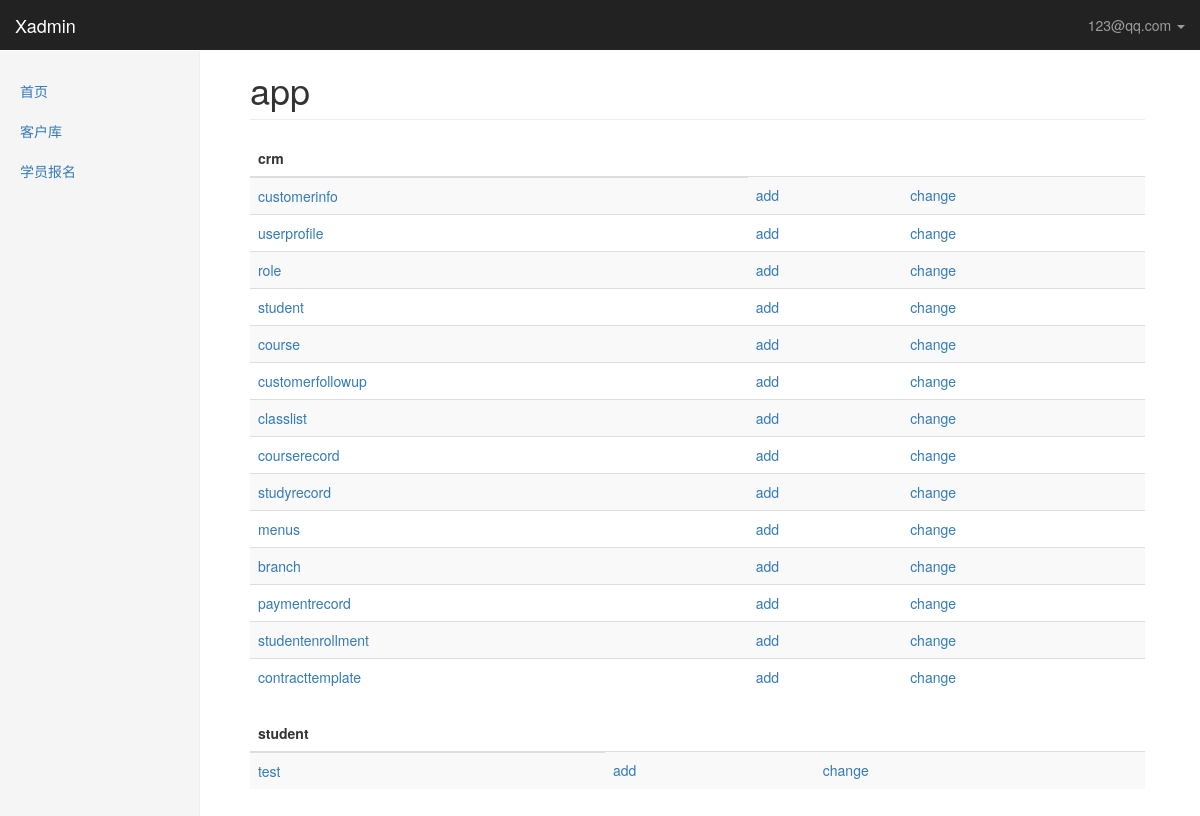
/xadmin/ (signed in), run on the app's committed database.
### crm/models.py (models this page shows, shortened)
class UserProfile(AbstractBaseUser, PermissionsMixin):
    """
        自定制创建用户
            python manage createsuperuser
            request.user = userprofile
    """
    email = models.EmailField(
        verbose_name='email address',
        max_length=255,
        unique=True,
    )
    name = models.CharField(max_length=64, verbose_name="姓名")
    is_active = models.BooleanField(default=True)
    is_staff = models.BooleanField(default=True)
    role = models.ManyToManyField("Role", blank=True, null=True)
    objects = UserProfileManager()  # 用户认证
    USERNAME_FIELD = 'email'  # 用email字段当作用户名
    REQUIRED_FIELDS = ['name']
    def __str__(self):  # __unicode__ on Python 2
        return self.email
    class Meta:  # 自定义权限条目 对应auth_permission表
        permissions = (
            ('crm_table_list', '可以查看xadmin每张表里所有的数据'),
            ('crm_table_list_view', '可以访问xadmin表里每条数据的修改页'),
            ('crm_table_list_change', '可以对xadmin表里的每条数据进行修改'),
            ('crm_table_obj_add_view', '可以访问xadmin每张表的数据增加页'),
            ('crm_table_obj_add', '可以对xadmin每张表进行数据添加'),
        )

class Menus(models.Model):
    name = models.CharField(max_length=64)
    url_type_choices = ((0, 'absolute'), (1, 'dynamic'))
    url_type = models.SmallIntegerField(choices=url_type_choices, default=0)
    url_name = models.CharField(max_length=128)
    class Meta:
        unique_together = ('name', 'url_name')

### xadmin/views.py (the view)
@login_required
def app_index(request):
    return render(request, 'xadmin/dashboard.html', {'site': site})

### xadmin/templates/xadmin/dashboard.html
{% extends 'xadmin/index.html' %}
{% block right-content %}
    <h1 class="page-header">app</h1>
    {% for app_name, table in site.enabled_admins.items %}
        <table class="table table-striped">
            <thead>
            <tr>
                <th>{{ app_name }}</th>
            </tr>
            </thead>
            <tbody>
            {% for model_name in table %}
                <tr>
                    <td><a href="{% url 'table_obj_list' app_name model_name %}">{{ model_name }}</a></td>
                    <td><a href="/xadmin/{{ app_name }}/{{ model_name }}/add/">add</a></td>
                    <td><a href="/xadmin/{{ app_name }}/{{ model_name }}">change</a></td>
                </tr>
            {% endfor %}
            </tbody>
        </table>
    {% endfor %}
{% endblock %}

### xadmin/templates/xadmin/index.html (shortened to what this page needs)
{% extends 'xadmin/base.html' %}
{% block body %}
    <nav class="navbar navbar-inverse navbar-fixed-top">
        <div class="container-fluid">
            <div class="navbar-header">
                <a class="navbar-brand" href="#">Xadmin</a>
            </div>
            <div id="navbar" class="navbar-collapse collapse">
                <ul class="nav navbar-nav navbar-right">
                    <li class="dropdown ">
                        <a href="#" class="dropdown-toggle" data-toggle="dropdown" role="button">{{ request.user }}
                            <span class="caret"></span></a>
                    </li>
                </ul>
            </div>
        </div>
    </nav>
    <div class="container-fluid">
            <div class="col-sm-3 col-md-2 sidebar">
                <ul class="nav nav-sidebar">
                    {% for role in  request.user.role.all %}
                        {% for menu in role.menus.all %}
                            {% if request.path == menu.url_name %}
                                <li class="active">
                                    <a href="{% if menu.url_type == 0 %}{{ menu.url_name }}{% else %}{% url menu.url_name %}{% endif %}">{{ menu.name }}</a>
                                </li>
                            {% else %}
                                <li>
                                    <a href="{% if menu.url_type == 0 %}{{ menu.url_name }}{% else %}{% url menu.url_name %}{% endif %}">{{ menu.name }}</a>
                                </li>
                            {% endif %}
                        {% endfor %}
                    {% endfor %}
                </ul>
            </div>
            <div class="col-sm-9 col-sm-offset-3 col-md-10 col-md-offset-2 main">
                {% block right-content %}{% endblock %}
            </div>
    </div>
{% endblock %}

### static/css/dashboard.css (style rules this page uses)
body { padding-top: 50px; }
.navbar-fixed-top { border: 0; }
.sidebar { display: none; }
@media (min-width: 768px) { .sidebar { position: fixed; top: 51px; bottom: 0; left: 0; z-index: 1000; display: block; padding: 20px; overflow-x: hidden; overflow-y: auto; background-color: #f5f5f5; border-right: 1px solid #eee; } }
.nav-sidebar { margin-right: -21px; margin-bottom: 20px; margin-left: -20px; }
.nav-sidebar > li > a { padding-right: 20px; padding-left: 20px; }
.main { padding: 20px; }
@media (min-width: 768px) { .main { padding-right: 40px; padding-left: 40px; } }
.main .page-header { margin-top: 0; }

### data on the page
UserProfile: user "123@qq.com"
Menus: name "首页"
Menus: name "客户库"
Menus: name "学员报名"

### other printed values
{{ app_name }} "crm" "student"
{{ model_name }} "customerinfo" "userprofile" "role" "student" "course" "customerfollowup" "classlist" "courserecord" "studyrecord" "menus" "branch" "paymentrecord" "studentenrollment" "contracttemplate" "test"
